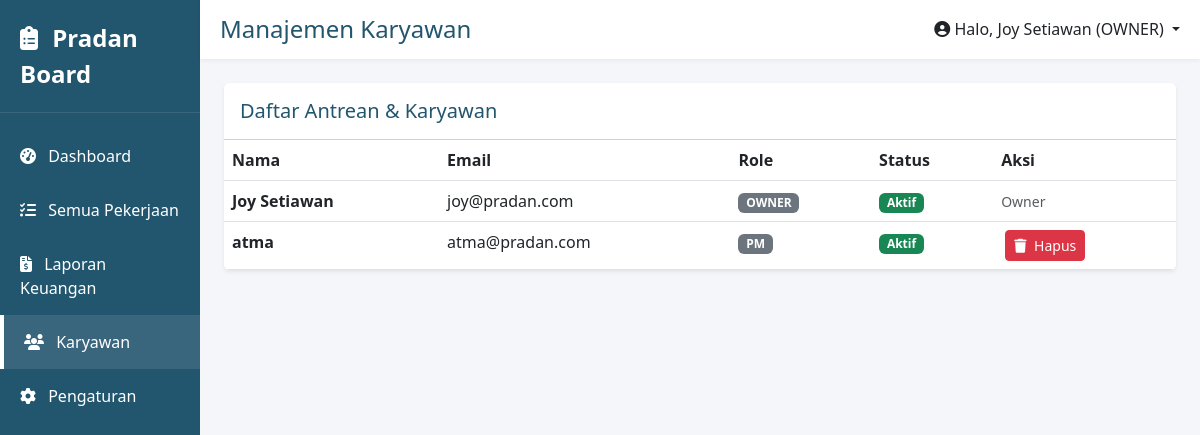
The app's page /karyawan (signed in), older data.
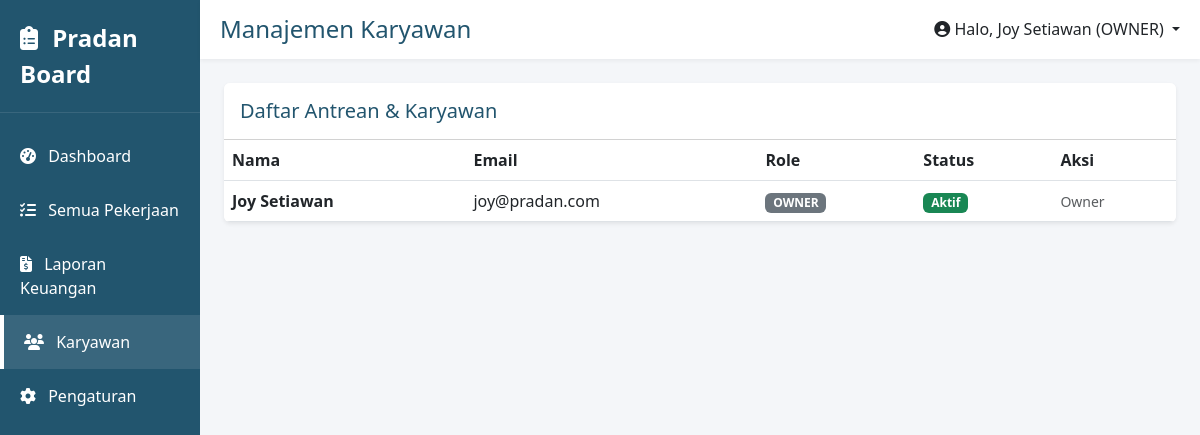
The same page, newer data.
### models.py (models this page shows)
class User(db.Model):
    id = db.Column(db.Integer, primary_key=True)
    name = db.Column(db.String(100), nullable=False)
    email = db.Column(db.String(120), unique=True, nullable=False)
    password = db.Column(db.String(200), nullable=False)
    role = db.Column(db.String(20), nullable=False)
    is_approved = db.Column(db.Boolean, default=False)

### app.py (the view)
@app.route('/karyawan')
def karyawan():
    user = get_current_user()
    if not user: return redirect(url_for('login'))
    return render_template('karyawan.html', user=user, semua_user=User.query.all())

### app.py (called while the page is built)
def get_current_user():
    user_id = session.get('user_id')
    if user_id: return db.session.get(User, user_id)
    return None

### templates/karyawan.html (shortened to what this page needs)
{% extends "base.html" %}
{% block page_title %}Manajemen Karyawan{% endblock %}
{% block content %}
<div class="card border-0 shadow-sm overflow-hidden">
    <div class="card-header bg-white py-3">
        <h5 class="m-0 font-weight-bold" style="color: var(--pradan-blue);">Daftar Antrean & Karyawan</h5>
    </div>
    <div class="card-body p-0">
        <table class="table table-hover table-custom m-0">
            <thead>
                <tr>
                    <th>Nama</th>
                    <th>Email</th>
                    <th>Role</th>
                    <th>Status</th>
                    <th>Aksi</th>
                </tr>
            </thead>
            <tbody>
                {% for u in semua_user %}
                <tr>
                    <td><strong>{{ u.name }}</strong></td>
                    <td>{{ u.email }}</td>
                    <td><span class="badge bg-secondary">{{ u.role.upper() }}</span></td>
                    <td>
                        {% if u.is_approved %}
                            <span class="badge bg-success">Aktif</span>
                        {% else %}
                            <span class="badge bg-warning text-dark">Menunggu Approval</span>
                        {% endif %}
                    </td>
                    <td>
                        {% if u.role != 'owner' and user.role == 'owner' %}
                            <a href="{{ url_for('delete_user', user_id=u.id) }}" class="btn btn-sm btn-danger ms-1" onclick="return confirm('Apakah Anda yakin ingin menghapus akun ini? Akun tersebut harus registrasi ulang jika ingin masuk kembali.')">
                                <i class="fas fa-trash me-1"></i> Hapus
                            </a>
                        {% elif u.role == 'owner' %}
                            <span class="text-muted small">Owner</span>
                        {% endif %}
                    </td>
                </tr>
                {% endfor %}
            </tbody>
        </table>
    </div>
</div>
{% endblock %}

### templates/base.html (shortened to what this page needs)
<!DOCTYPE html>
<html lang="id">
<head>
    <link href="https://cdn.jsdelivr.net/npm/bootstrap@5.3.0/dist/css/bootstrap.min.css" rel="stylesheet">
    <link rel="stylesheet" href="https://cdnjs.cloudflare.com/ajax/libs/font-awesome/6.4.0/css/all.min.css">
</head>
<body>
<div class="container-fluid">
    <div class="row">
        <div class="col-md-2 p-0 sidebar d-none d-md-block">
            <div class="brand"><i class="fas fa-clipboard-list me-2"></i> Pradan Board</div>
            <div class="mt-3">
                <a href="{{ url_for('home') }}" class="{% if request.path == '/' %}active{% endif %}">
                    <i class="fas fa-tachometer-alt me-2"></i> Dashboard
                </a>
                <a href="{{ url_for('semuapekerjaan') }}" class="{% if request.path == '/semuapekerjaan' %}active{% endif %}">
                    <i class="fas fa-tasks me-2"></i> Semua Pekerjaan
                </a>
                {% if user.role in ['accounting', 'owner'] %}
                <a href="{{ url_for('accounting_sheet') }}" class="{% if request.path == '/accounting-sheet' %}active{% endif %}">
                    <i class="fas fa-file-invoice-dollar me-2"></i> Laporan Keuangan
                </a>
                {% endif %}
                <a href="{{ url_for('karyawan') }}" class="{% if request.path == '/karyawan' %}active{% endif %}">
                    <i class="fas fa-users me-2"></i> Karyawan
                </a>
                <a href="{{ url_for('pengaturan') }}" class="{% if request.path == '/pengaturan' %}active{% endif %}">
                    <i class="fas fa-cog me-2"></i> Pengaturan
                </a>
            </div>
        </div>
        <div class="col-md-10 p-0">
            <div class="topbar d-flex justify-content-between align-items-center">
                <h4 class="m-0" style="color: var(--pradan-blue);">{% block page_title %}{% endblock %}</h4>
                <div class="dropdown">
                    <a class="text-dark text-decoration-none dropdown-toggle" href="#" role="button" data-bs-toggle="dropdown">
                        <i class="fas fa-user-circle"></i> Halo, {{ user.name }} ({{ user.role.upper() }})
                    </a>
                </div>
            </div>
            <div class="p-4">
                {% block content %}{% endblock %}
            </div>
        </div>
    </div>
</div>
</body>
</html>

### templates/base.html (style rules this page uses)
:root { --pradan-blue: #22556e; --pradan-light: #f4f6f9; }
body { background-color: var(--pradan-light); font-family: 'Segoe UI', Tahoma, Geneva, Verdana, sans-serif; }
.sidebar { background-color: var(--pradan-blue); color: white; min-height: 100vh; }
.sidebar .brand { font-size: 1.5rem; font-weight: bold; padding: 20px; border-bottom: 1px solid rgba(255,255,255,0.1); }
.sidebar a { color: white; text-decoration: none; display: block; padding: 15px 20px; transition: 0.3s; }
.sidebar a:hover, .sidebar a.active { background-color: rgba(255,255,255,0.1); border-left: 4px solid white; }
.topbar { background-color: white; box-shadow: 0 2px 4px rgba(0,0,0,0.05); padding: 15px 20px; }

Row changes from the older to the newer data that the page shows:
removed User: name "atma", email "atma@pradan.com", role "PM", is_approved "Aktif"
